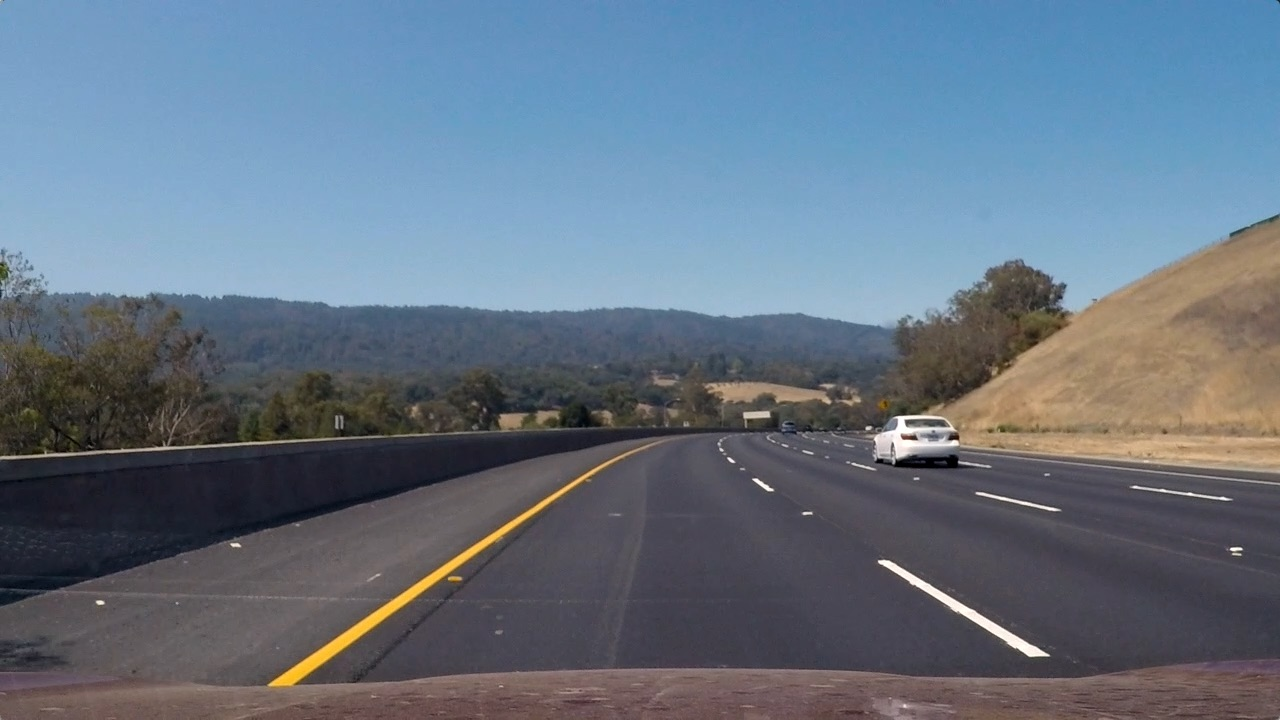
#> input picture images/test3.jpg, 1280 x 720 px
$ jupyter execute notebook.ipynb
#> lines starting #> are read from the running program, lines starting #| are printed output that depends on the picture; after the words box and inside, x2 and y2 are one past the last pixel; in counts of white or black regions, pixels touching at a corner belong together
[cell 1]
import cv2
import numpy as np
import matplotlib.image as mpimg
import matplotlib.pyplot as plt

[cell 2]
def plt_images(orig_image, orig_title, processed_image, processed_title, cmap='gray'):
    # Visualize undirstorsion
    f, (ax1, ax2) = plt.subplots(1, 2, figsize=(25, 10))
    ax1.set_title(orig_title, fontsize=30)
    ax1.imshow(orig_image)
    ax2.set_title(processed_title, fontsize=30)
    ax2.imshow(processed_image, cmap='gray')
    plt.subplots_adjust(left=0., right=1, top=0.9, bottom=0.)

[cell 3]
img = mpimg.imread("./images/test3.jpg")
#> img is the input picture: shape (720, 1280, 3); mean R, G, B 101.1, 115.3, 130.7
im = cv2.imread("./images/test3.jpg")
plt.imshow(im)
img.shape

[cell 4]
src = np.float32([(550, 460),     # top-left
                  (150, 720),     # bottom-left
                  (1200, 720),    # bottom-right
                  (770, 460)])
dst = np.float32([(100, 0),
                 (100, 720),
                 (1100, 720),
                 (1100, 0)])
M = cv2.getPerspectiveTransform(src, dst)
M_inv = cv2.getPerspectiveTransform(dst,src)

img_size=(1280, 720)
flags=cv2.INTER_LINEAR
mm=cv2.warpPerspective(img,M, img_size, flags=flags)
#minv=cv2.warpPerspective(img, M_inv, img_size, flags=flags)
plt_images(img, 'Source image', mm, 'mm image')
#plt_images(img, 'Source image', minv, 'minv image')

[cell 5]
hls = cv2.cvtColor(mm, cv2.COLOR_RGB2HLS)
#> hls: shape (720, 1280, 3); mean of channels 0, 1, 2 116.4, 88.3, 21.4
hsv = cv2.cvtColor(mm, cv2.COLOR_RGB2HSV)
#> hsv: shape (720, 1280, 3); mean H, S, V 116.5, 34.1, 95.4
h_channel = hls[:,:,0]
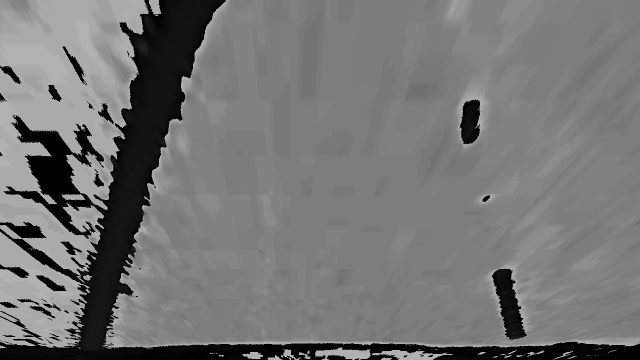
#> h_channel: shape (720, 1280) (shown at 1/2 size); min 0, max 179, mean 116.4
l_channel = hls[:,:,1]
s_channel = hls[:,:,2]
v_channel = hsv[:,:,2]
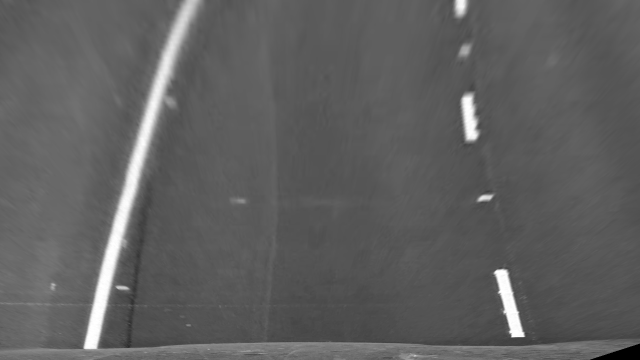
#> v_channel: shape (720, 1280) (shown at 1/2 size); min 0, max 255, mean 95.4
print(v_channel)
#> (printed output is left out)
plt_images(mm, 'Source image', hls, 'HLS image')
plt_images(mm, 'Source image', hsv, 'HSV image')

**Thresholding function definition**

[cell 6]
def threshold_rel(img, lo, hi):
  #getting the maximum and minimum pixels intesties
#> called with lo = 0.8, hi = 1
    vmin = np.min(img)
#> vmin = 0
    print(vmin)
#| 0
    vmax = np.max(img)
#> vmax = 253
    print(vmax)
#| 253

    vlo = vmin + (vmax - vmin) * lo
#> vlo = 202.4
    vhi = vmin + (vmax - vmin) * hi
#> vhi = 253
    return np.uint8((img >= vlo) & (img <= vhi)) * 255
#> returned value: shape (720, 1280); 0.56% white; 5 white regions (1 under 20 px), largest, box (x1, y1, x2, y2) and area: (989, 539, 1049, 674) 3061, (926, 193, 954, 279) 1580, (913, 0, 930, 26) 353, (959, 392, 982, 400) 121

[cell 7]
right_lane = threshold_rel(l_channel, 0.8, 1.0)
plt_images(hls, 'Source image', right_lane, 'thresholded image')
#| 0
#| 253
#> (printed output is left out)

[cell 8]
def threshold_abs(img, lo, hi):
#> called with lo = 20, hi = 30
    return np.uint8((img >= lo) & (img <= hi)) * 255
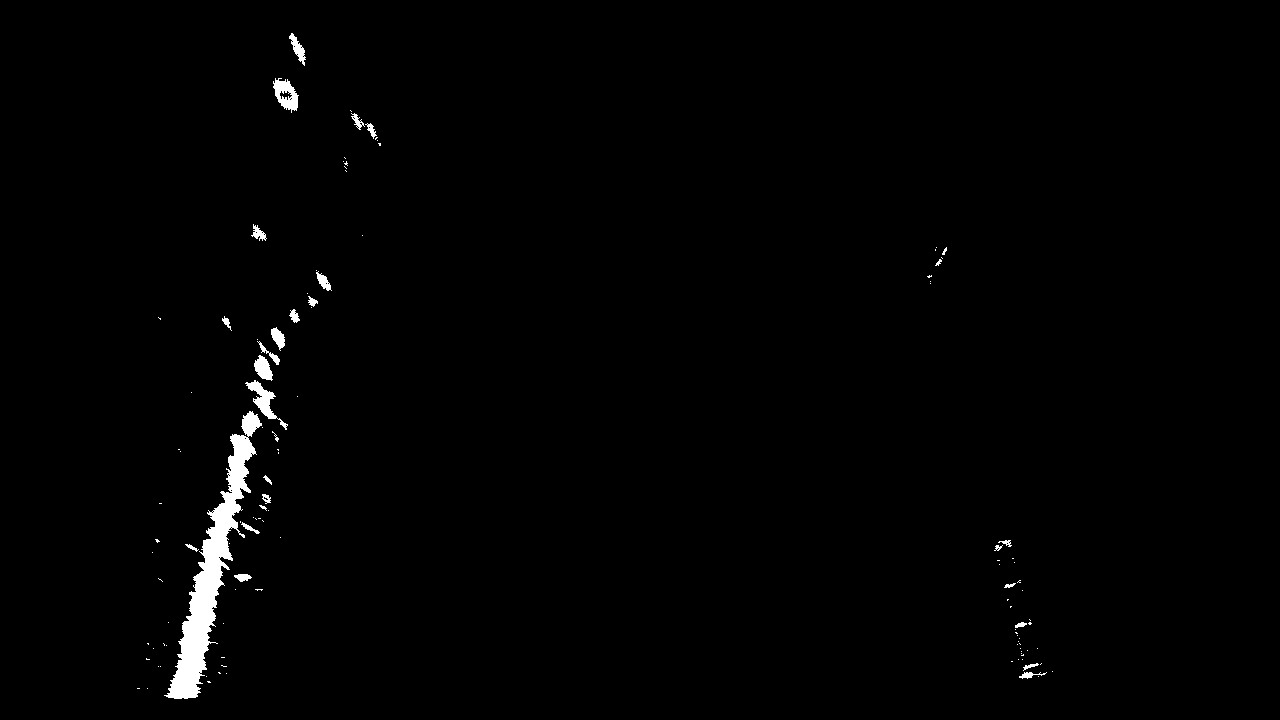
#> returned value: shape (720, 1280); 1.1% white; 117 white regions (88 under 20 px), largest, box (x1, y1, x2, y2) and area: (164, 411, 262, 699) 6655, (245, 380, 288, 430) 542, (273, 78, 299, 113) 497

[cell 9]
right_lane = threshold_rel(l_channel, 0.8, 1.0)
print(l_channel)
right_lane[:,:750] = 0
plt_images(hls, 'Source image', right_lane, 'thresholded image')

[cell 10]
left_lane = threshold_abs(h_channel, 20, 30)
left_lane &= threshold_rel(v_channel, 0.7, 1.0)
#| 0
#| 255
#> left_lane: shape (720, 1280); 0.79% white; 46 white regions (32 under 20 px), largest, box (x1, y1, x2, y2) and area: (168, 411, 260, 699) 6010, (246, 380, 269, 413) 318, (254, 355, 273, 381) 302
left_lane[:,550:] = 0
#> left_lane: shape (720, 1280); 0.75% white; 8 white regions (2 under 20 px), largest, box (x1, y1, x2, y2) and area: (168, 411, 260, 699) 6010, (246, 380, 269, 413) 318, (254, 355, 273, 381) 302, (271, 327, 284, 350) 151, (257, 341, 278, 363) 97, (234, 574, 252, 578) 55
plt_images(hls, 'Source image', left_lane, 'thresholded image')

[cell 11]
mm = left_lane | right_lane
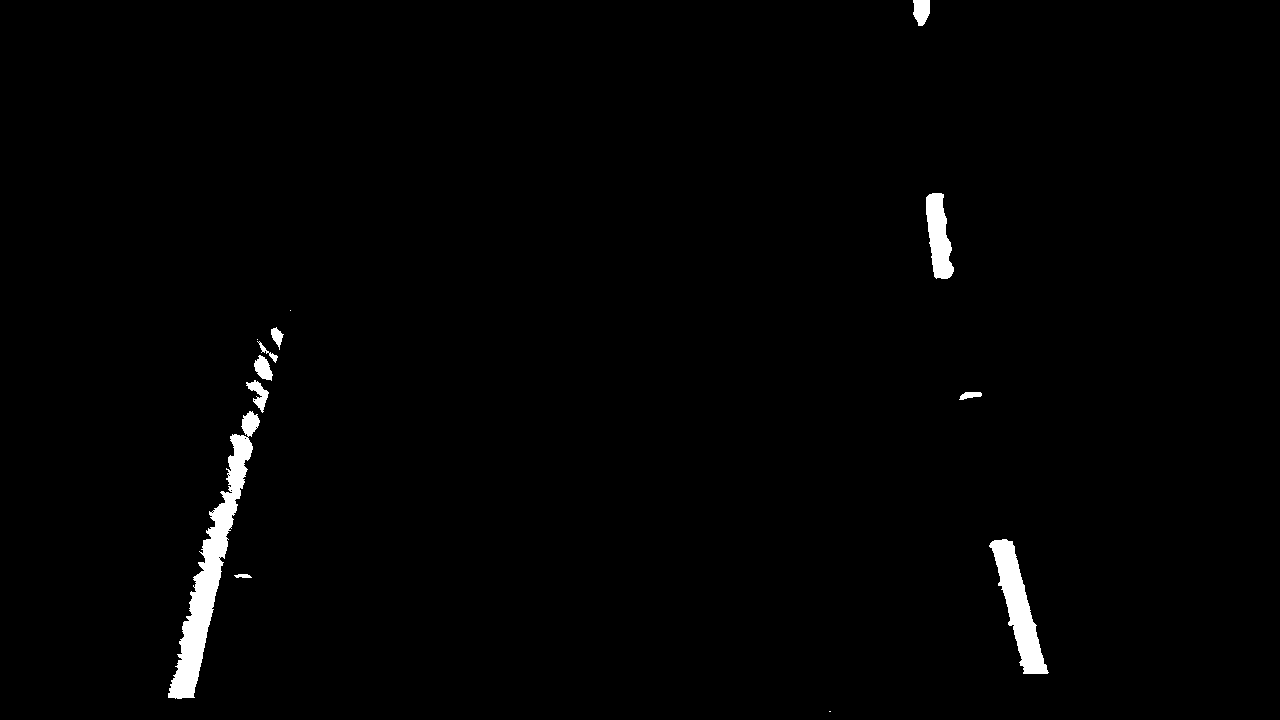
#> mm: shape (720, 1280); 1.3% white; 13 white regions (3 under 20 px), largest, box (x1, y1, x2, y2) and area: (168, 411, 260, 699) 6010, (989, 539, 1049, 674) 3061, (926, 193, 954, 279) 1580
plt_images(hls, 'Source image', mm, 'thresholded image')

$ run again, with images/test1.jpg copied over images/test3.jpg
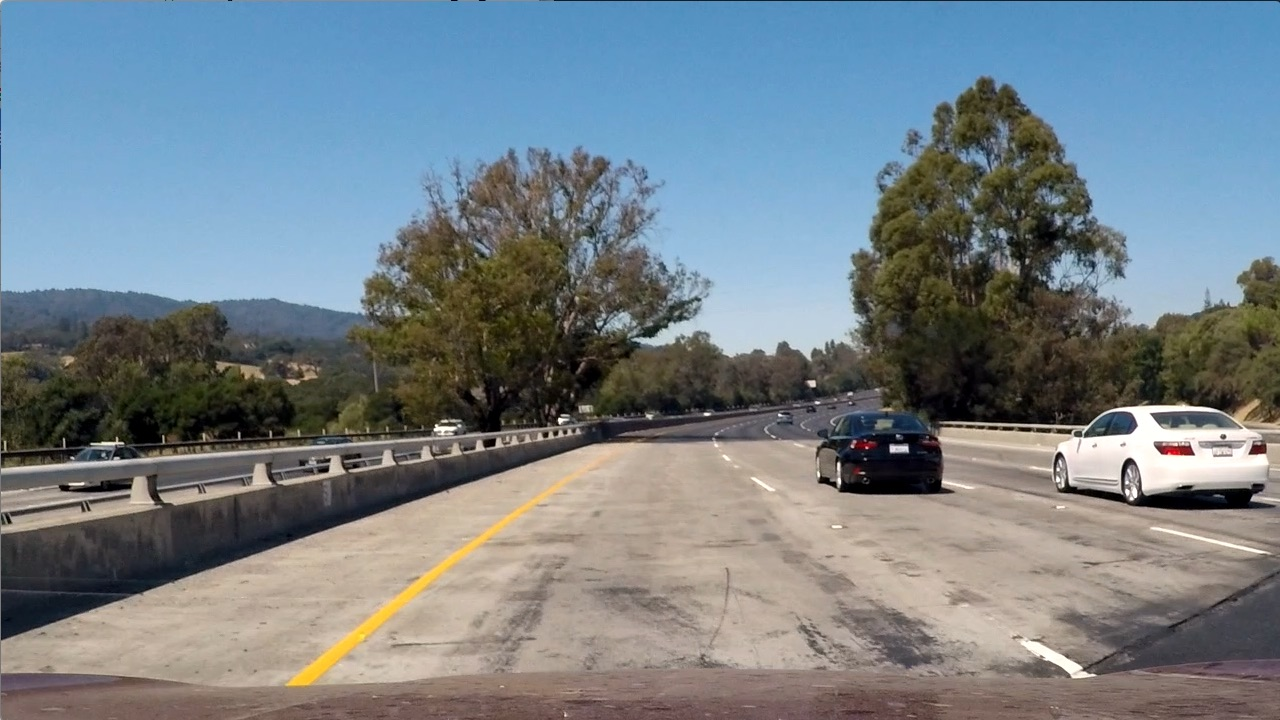
#> input picture images/test1.jpg, 1280 x 720 px
#> img is the input picture: shape (720, 1280, 3); mean R, G, B 117.5, 128.7, 135.5
#> hls: shape (720, 1280, 3); mean of channels 0, 1, 2 16.4, 165.2, 55.8
#> hsv: shape (720, 1280, 3); mean H, S, V 16.4, 48.1, 182
#> (printed output is left out)
#> vmin = 0
#| 0
#> vmax = 253
#| 253
#> vlo = 202.4
#> vhi = 253
#| 0
#| 253
#> (printed output is left out)
#> right_lane: shape (720, 1280); 0.51% white; 11 white regions (2 under 20 px), largest, box (x1, y1, x2, y2) and area: (922, 177, 964, 282) 2553, (1033, 656, 1067, 692) 801, (1202, 183, 1247, 233) 411
#> in threshold_abs, `return np.uint8((img >= lo) & (img <= hi)) * 255`:
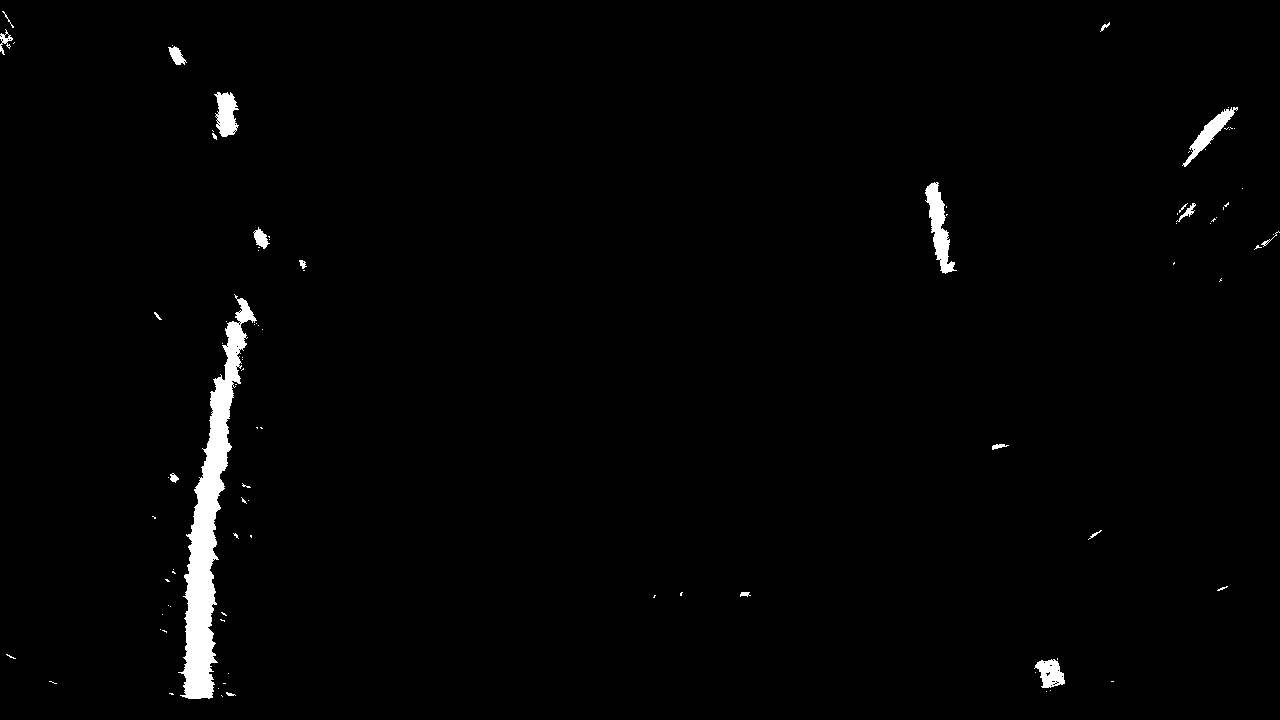
#> returned value: shape (720, 1280); 1.5% white; 94 white regions (72 under 20 px), largest, box (x1, y1, x2, y2) and area: (178, 294, 257, 699) 8955, (925, 182, 957, 274) 1210, (1182, 107, 1238, 167) 770
#| 0
#| 255
#> `mm = left_lane | right_lane`:
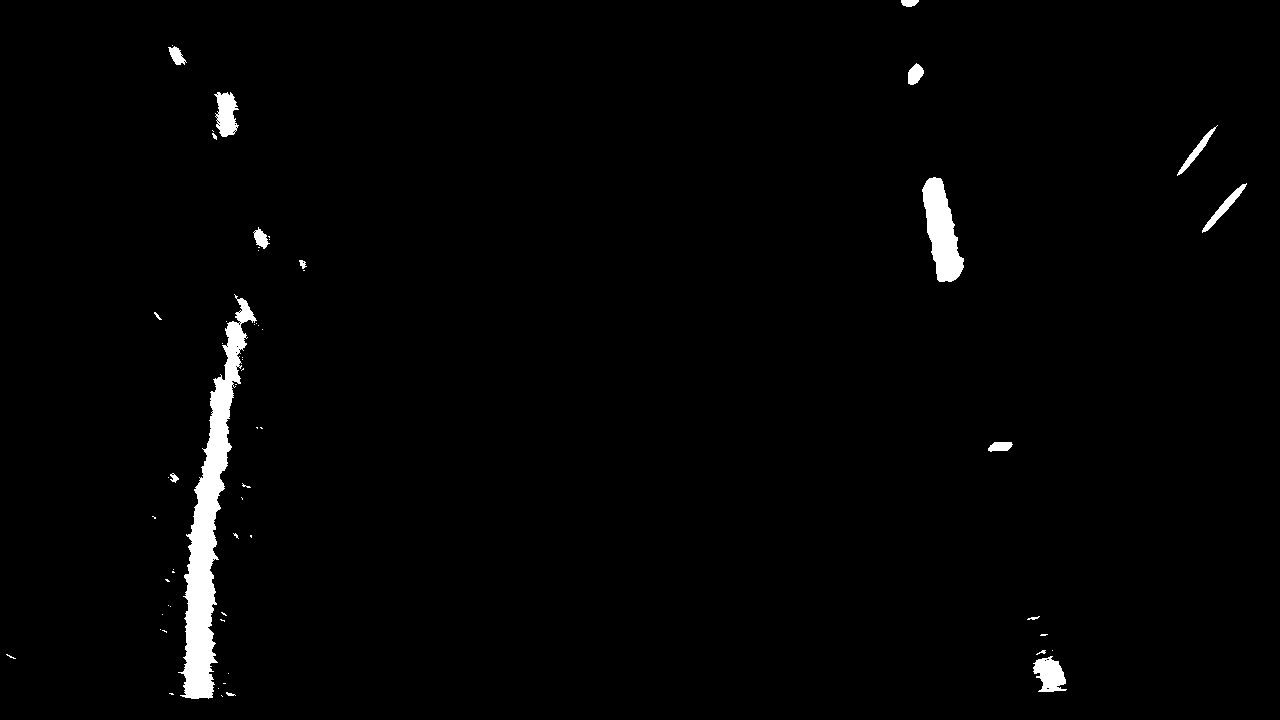
#> mm: shape (720, 1280); 1.6% white; 61 white regions (43 under 20 px), largest, box (x1, y1, x2, y2) and area: (178, 294, 257, 699) 8949, (922, 177, 964, 282) 2553, (1033, 656, 1067, 692) 801

$ run again, with images/test2.jpg copied over images/test3.jpg
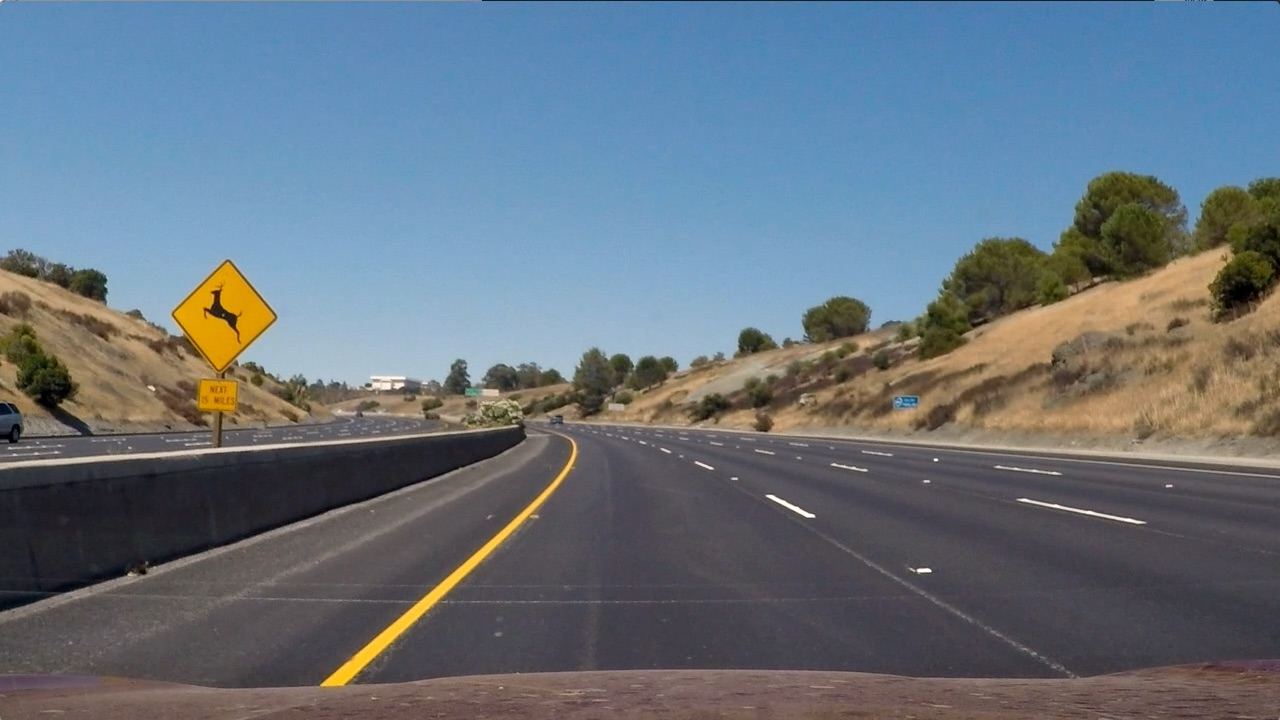
#> input picture images/test2.jpg, 1280 x 720 px
#> img is the input picture: shape (720, 1280, 3); mean R, G, B 102.8, 114.6, 125.5
#> hls: shape (720, 1280, 3); mean of channels 0, 1, 2 121.4, 85.8, 18.4
#> hsv: shape (720, 1280, 3); mean H, S, V 121.4, 29, 91.9
#> (printed output is left out)
#> vmin = 0
#| 0
#> vmax = 254
#| 254
#> vlo = 203.2
#> vhi = 254
#| 0
#| 254
#> (printed output is left out)
#> in threshold_abs, `return np.uint8((img >= lo) & (img <= hi)) * 255`:
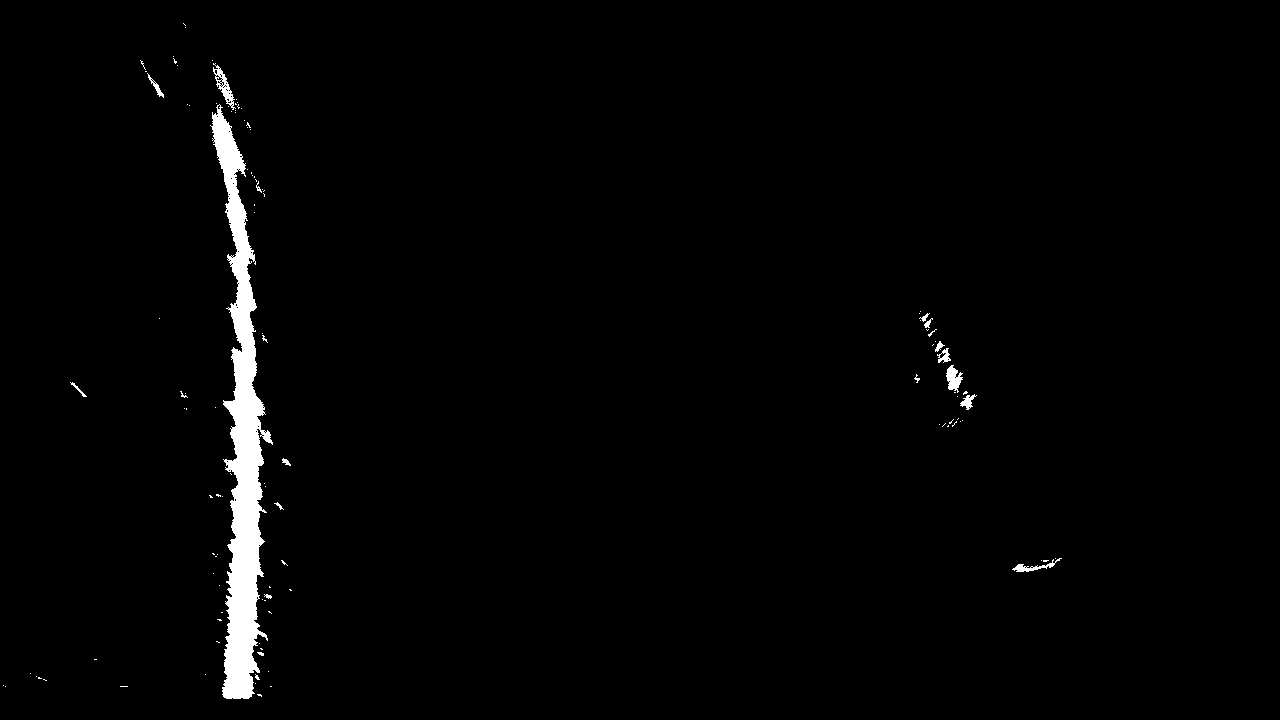
#> returned value: shape (720, 1280); 1.7% white; 116 white regions (100 under 20 px), largest, box (x1, y1, x2, y2) and area: (210, 104, 273, 699) 13999, (213, 63, 236, 110) 317, (946, 365, 963, 393) 273
#| 0
#| 255
#> `mm = left_lane | right_lane`:
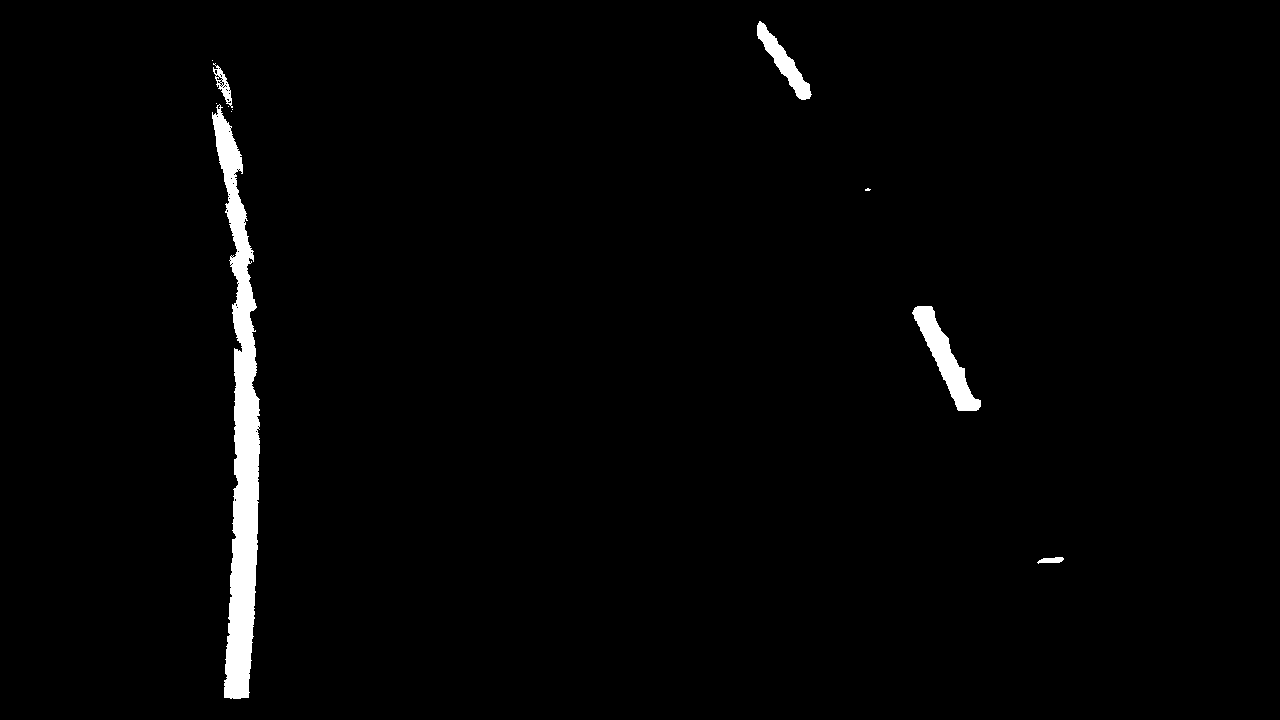
#> mm: shape (720, 1280); 1.8% white; 11 white regions (6 under 20 px), largest, box (x1, y1, x2, y2) and area: (212, 104, 260, 699) 12395, (912, 306, 981, 411) 2297, (757, 21, 812, 100) 1242, (213, 63, 233, 108) 288, (1037, 557, 1064, 564) 124
